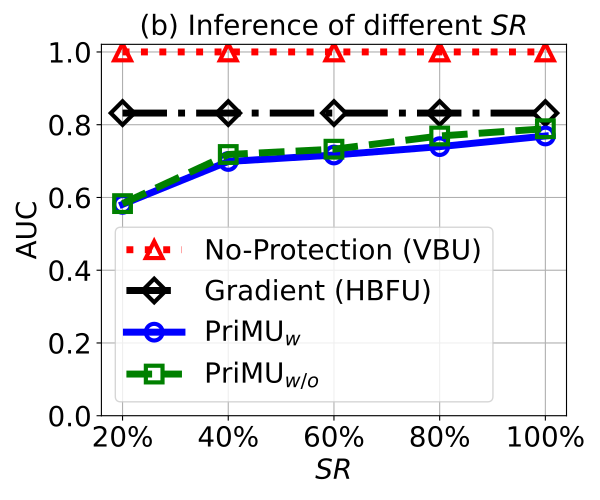

Generate this figure with Python:


import numpy as np
import matplotlib.pyplot as plt
import math
epsilon = 3
beta = 1 / epsilon


# validation_for_plt =[97,95.8600, 94.9400, 93.5400, 93.2400]
# attack_for_plt=[0, 0.3524, 0, 0.1762, 0.1762]
# basic_for_plt=[99.8, 99.8, 99.8, 99.8, 99.8]

x=[0, 20, 40, 60, 80]
# validation_for_plt =[97,95.8600, 94.9400, 93.5400, 93.2400]
# attack_for_plt=[0, 0.3524, 0, 0.1762, 0.1762]
# basic_for_plt=[99.8, 99.8, 99.8, 99.8, 99.8]

#labels = ['0%','20%', '40%', '60%', '80%', '99%' ]
labels = ['20%', '40%', '60%', '80%', '100%']

unl_hess_r = [0.832, 0.832, 0.832, 0.832, 0.832]
unl_vbu = [1, 1, 1, 1, 1]

unl_ss_w = [0.5810, 0.6989, 0.71669, 0.73972, 0.769]  #74.78
unl_ss_wo = [0.5831, 0.71810, 0.73269, 0.769, 0.789] #71.64

with_replacement = []
without_replacement = []
for i in range(len(x)):
    with_replacement.append( 1- math.pow(99/100,x[i]))
    without_replacement.append(x[i]/100)

print(with_replacement)
print(without_replacement)

plt.figure(figsize=(6, 5))
l_w=5
m_s=12
marker_s = 3
markevery=1
#plt.figure(figsize=(8, 5.3))
#plt.plot(x, unl_fr, color='blue', marker='^', label='Retrain',linewidth=l_w, markersize=m_s)

plt.plot(x, unl_vbu, linestyle=':', color='r',  marker='^', fillstyle='none', markevery=markevery,
         label='No-Protection (VBU)', linewidth=l_w,  markersize=m_s, markeredgewidth=marker_s)
# plt.plot(x, unl_vbu, color='r',  marker='p',  label='No-Protection (VBU)',linewidth=l_w, markersize=m_s)
plt.plot(x, unl_hess_r, linestyle='-.', color='k',  marker='D', fillstyle='none', markevery=markevery,
         label='Gradient (HBFU)',linewidth=l_w, markersize=m_s, markeredgewidth=marker_s)
#plt.plot(x, unl_hess_r, color='dodgerblue',  marker='o', linestyle='-.', label='Gradient (HBFU)',linewidth=l_w, markersize=m_s)
#plt.plot(x, without_replacement, color='palegreen',  marker='1',  label='RFU-SS',linewidth=l_w, markersize=m_s)

plt.plot(x, unl_ss_w, linestyle='-', color='b', marker='o', fillstyle='none', markevery=markevery,
         label='PriMU$_{w}$', linewidth=l_w, markersize=m_s, markeredgewidth=marker_s)

plt.plot(x, unl_ss_wo, linestyle='--', color='g',  marker='s', fillstyle='none', markevery=markevery,
         label='PriMU$_{w/o}$',linewidth=l_w, markersize=m_s, markeredgewidth=marker_s)



#plt.plot(x, unl_vibu, color='silver',  marker='d',  label='VIBU',linewidth=4,  markersize=10)

# plt.plot(x, y_sa03, color='r',  marker='2',  label='AAAI21 A_acc, pr=0.3',linewidth=3, markersize=8)
# plt.plot(x, y_sa05, color='darkblue',  marker='4',  label='AAAI21 A_acc, pr=0.5',linewidth=3, markersize=8)
# plt.plot(x, y_ma03, color='darkviolet',  marker='3',  label='FedMC A_acc, pr=0.3',linewidth=3, markersize=8)
# plt.plot(x, y_ma05, color='cyan',  marker='p',  label='FedMC A_acc, pr=0.5',linewidth=3, markersize=8)


plt.grid()
leg = plt.legend(fancybox=True, shadow=True)
# plt.xlabel('Malicious Client Ratio (%)' ,fontsize=16)
plt.ylabel('AUC' ,fontsize=20)
my_y_ticks = np.arange(0 ,1.01, 0.2)
plt.yticks(my_y_ticks,fontsize=20)
plt.xlabel('$\it{SR}$' , fontsize=20)

plt.xticks(x, labels, fontsize=20)
# plt.title('CIFAR10 IID')

plt.title('(b) Inference of different $\it{SR}$', fontsize=20)
plt.legend(loc='best',fontsize=20)
plt.tight_layout()
#plt.title("MNIST")
plt.rcParams['figure.figsize'] = (2.0, 1)
plt.rcParams['image.interpolation'] = 'nearest'
plt.rcParams['figure.subplot.left'] = 0.11
plt.rcParams['figure.subplot.bottom'] = 0.08
plt.rcParams['figure.subplot.right'] = 0.977
plt.rcParams['figure.subplot.top'] = 0.969
plt.savefig('infer_acc_sr_on_cifar10.pdf', format='pdf', dpi=200)
plt.show()
